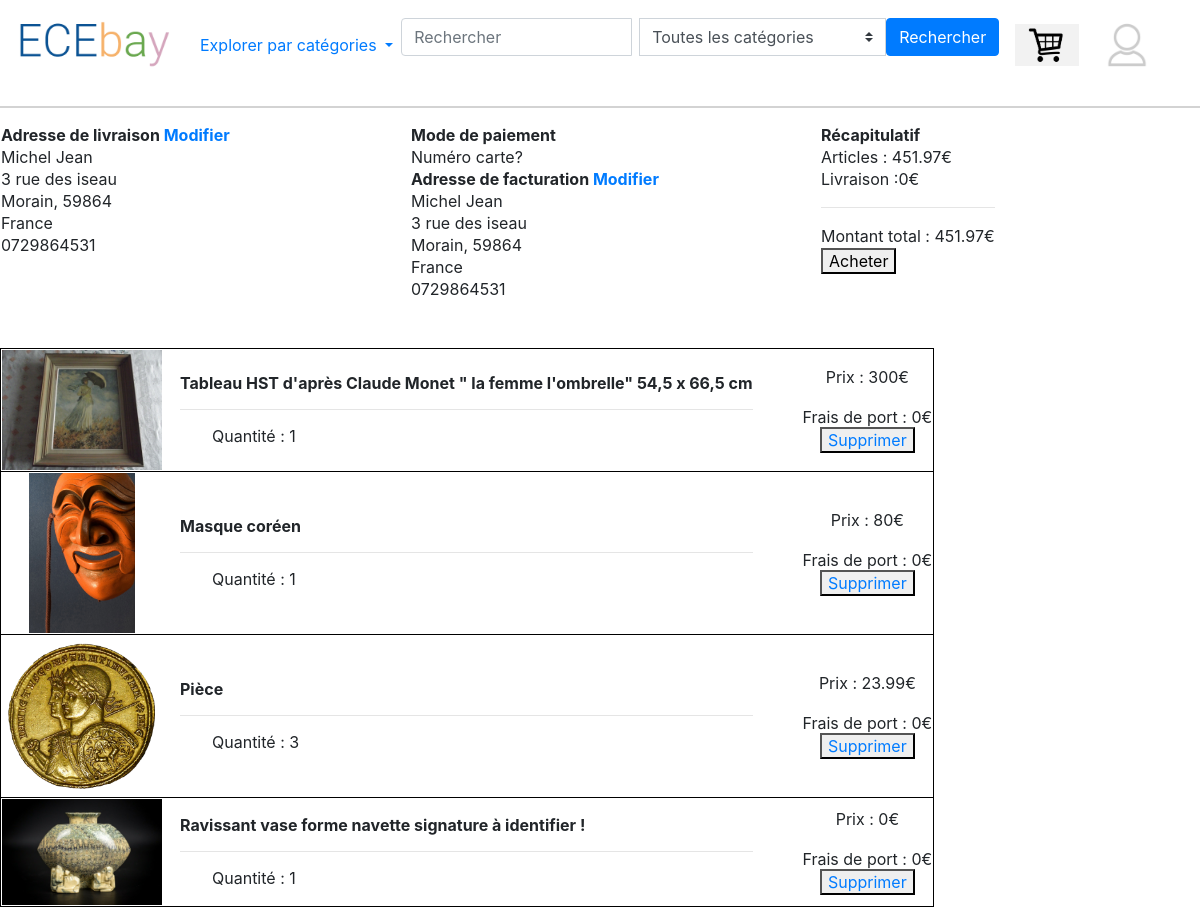
Page /Acheteur/verificationCommande.php (signed in) on the earlier database version.
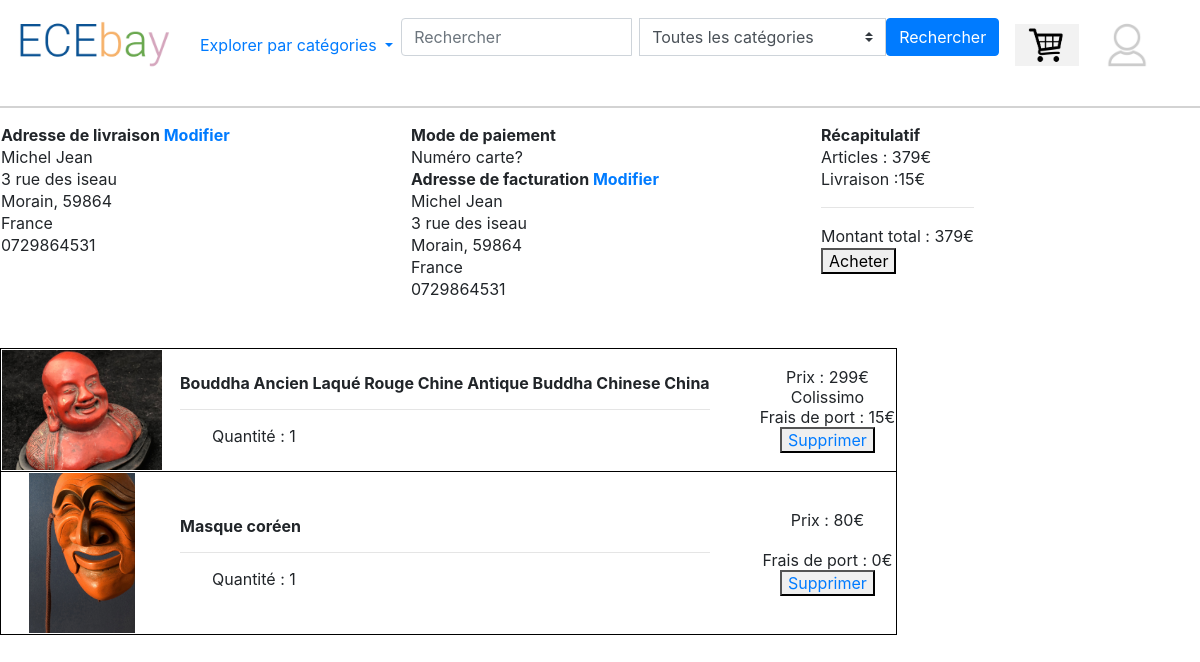
Same page on the later database version.
### tables this page shows
CREATE TABLE IF NOT EXISTS `acheteurs` (
  `ID` int(11) NOT NULL AUTO_INCREMENT,
  `Email` tinytext NOT NULL,
  `Password` tinytext NOT NULL,
  `Nom` tinytext NOT NULL,
  `Prenom` tinytext NOT NULL,
  `ID_Adresse` int(11) NOT NULL,
  `ID_Solde` int(11) NOT NULL,
  `Photo` tinytext NOT NULL,
  `Telephone` tinytext NOT NULL,
  PRIMARY KEY (`ID`),
  UNIQUE KEY `ID_Adresse` (`ID_Adresse`),
  UNIQUE KEY `ID_Solde` (`ID_Solde`)
);

CREATE TABLE IF NOT EXISTS `adresses` (
  `ID` int(11) NOT NULL AUTO_INCREMENT,
  `Nom` tinytext NOT NULL,
  `Adresse_ligne_1` text NOT NULL,
  `Adresse_ligne_2` text NOT NULL,
  `Ville` tinytext NOT NULL,
  `Code_postale` tinytext NOT NULL,
  `Pays` tinytext NOT NULL,
  `Telephone` tinytext NOT NULL,
  PRIMARY KEY (`ID`)
);

CREATE TABLE IF NOT EXISTS `items` (
  `ID` int(11) NOT NULL AUTO_INCREMENT,
  `ID_Vendeur` int(11) NOT NULL,
  `Nom` tinytext NOT NULL,
  `Prix` double NOT NULL,
  `Prix_Encheres` double NOT NULL,
  `Prix_depart_encheres` double NOT NULL,
  `Description` longtext NOT NULL,
  `Categorie` tinytext NOT NULL,
  `Etat` tinytext NOT NULL,
  `Marque` tinytext NOT NULL,
  `Type_de_vente_1` tinytext NOT NULL,
  `Type_de_vente_2` tinytext NOT NULL,
  `Date_MEV` datetime NOT NULL DEFAULT CURRENT_TIMESTAMP,
  `Quantite` int(11) NOT NULL,
  `Type_livraison` tinytext NOT NULL,
  `Frais_de_port` double NOT NULL,
  `Vendu` tinyint(1) NOT NULL,
  PRIMARY KEY (`ID`)
);

CREATE TABLE IF NOT EXISTS `medias` (
  `ID` int(11) NOT NULL AUTO_INCREMENT,
  `ID_Item` int(11) NOT NULL,
  `File` tinytext NOT NULL,
  `indx` int(11) NOT NULL,
  PRIMARY KEY (`ID`)
);

### Acheteur/verificationCommande.php (the view, shortened to what the changed rows need)
<?php
	include '../header.php';
?>
<!DOCTYPE html>
<html>
<head>
	<link rel="stylesheet" href="https://maxcdn.bootstrapcdn.com/bootstrap/4.4.1/css/bootstrap.min.css">
</head>
<body>
	<div class="row">
		<div class="table-responsive col-md-4">
			<table>
				<tr>
					<th>Adresse de livraison <a href="../Acheteur/modifierDeb.php">Modifier</a></th>
				</tr>
				<?php
					$db_handle = mysqli_connect('localhost', 'root', '');
			        $id=(isset($_SESSION["UserID"])?$_SESSION["UserID"]:"");
			        $query = "SELECT * FROM acheteurs WHERE ID_Adresse=".$id."";
			        $result = mysqli_query($db_handle, $query);
			        while($row = $result->fetch_assoc())
		            {
			        $query = "SELECT * FROM adresses WHERE ID=".$row["ID_Adresse"]."";
			        $result = mysqli_query($db_handle, $query);
			        $row2=$result->fetch_assoc();
			        echo'	<tr>
			        			<td>'.$row["Prenom"].'&nbsp;'.$row["Nom"].'</td>
			        		<tr>
			        		<tr>
			        			<td>'.$row2["Adresse_ligne_1"].'&nbsp;'.$row2["Adresse_ligne_2"].'</td>
			        		</tr>
			        		<tr>
			        			<td>'.$row2["Ville"].', '.$row2["Code_postale"].'</td>
			        		<tr>
			        		<tr>
			        			<td>'.$row2["Pays"].'</td>
			        		</tr>
			        		<tr>
			        			<td>'.$row2["Telephone"].'
			        		</tr>';
			    	}
				?>
			</table>
		</div>
		<div class="table-responsive col-md-4">
			<table>
				<tr>
					<th>Mode de paiement</th>
				</tr>
				<tr>
					<th>Adresse de facturation <a href="../Acheteur/modifierDeb.php">Modifier</a></th>
				</tr>
				<?php
					$db_handle = mysqli_connect('localhost', 'root', '');
			        $id=(isset($_SESSION["UserID"])?$_SESSION["UserID"]:"");
			        $query = "SELECT * FROM acheteurs WHERE ID_Adresse=".$id."";
			        $result = mysqli_query($db_handle, $query);
			        while($row = $result->fetch_assoc())
		            {
			        $query = "SELECT * FROM adresses WHERE ID=".$row["ID_Adresse"]."";
			        $result = mysqli_query($db_handle, $query);
			        $row2=$result->fetch_assoc();
			        echo'	<tr>
			        			<td>'.$row["Prenom"].'&nbsp;'.$row["Nom"].'</td>
			        		</tr>
			        		<tr>
			        			<td>'.$row2["Adresse_ligne_1"].'&nbsp;'.$row2["Adresse_ligne_2"].'</td>
			        		</tr>
			        		<tr>
			        			<td>'.$row2["Ville"].', '.$row2["Code_postale"].'</td>
			        		</tr>
			        		<tr>
			        			<td>'.$row2["Pays"].'</td>
			        		</tr>
			        		<tr>
			        			<td>'.$row2["Telephone"].'
			        		</tr>';
			    	}
				?>
			</table>
		</div>
		<div class="table-responsive col-md-4">
			<table>
				<tr>
					<th>Récapitulatif</th>
				</tr>
				<tr>
					<?php
		                $db_handle = mysqli_connect('localhost', 'root', '');
		                $id=(isset($_SESSION["UserID"])?$_SESSION["UserID"]:"");
		                $query = "SELECT * FROM items WHERE ID IN (SELECT Id_Item FROM paniers WHERE ID_Acheteur=".$id.")";
		                $result = mysqli_query($db_handle, $query);
		                $prixTotalArticles=0;
		                $totalfdp=0;
		                while($row = $result->fetch_assoc())
		                {
		                	$prixTotalArticle=$row["Prix"]*$row["Quantite"];
		                    $prixTotalArticles=$prixTotalArticles+$prixTotalArticle;
		                    $totalfdp+=($row["Frais_de_port"]>0)?$row["Frais_de_port"]:0;
		                }
		                echo'<td>Articles : '.$prixTotalArticles.'€</td>
		                    </tr>';
		                echo '<tr>
		                    	<td>Livraison :'.$totalfdp.'€</td>
		                    </tr>
		                    <tr>
		                    	<td><hr styles="border: 1px solid lightgrey;"></td>
		                    </tr>';
						$prixTotal=$prixTotalArticles+$row["Frais_de_port"];
		                echo '<tr>
		                        <td>Montant total : '.$prixTotal.'€</td>
		                    </tr>';
		            ?>
			</table>
		</div>
	</div>
	<br>
	<br>
	<div class="table-responsive">
		<table rules=rows style="border: 1px solid black; border-collapse: collapse;">
			<?php
                $db_handle = mysqli_connect('localhost', 'root', '');
                $ID_Acheteur=(isset($_SESSION["UserID"])?$_SESSION["UserID"]:"");
                $query = "SELECT * FROM items WHERE ID IN (SELECT Id_Item FROM paniers WHERE ID_Acheteur=".$ID_Acheteur.")";
                $result = mysqli_query($db_handle, $query);
                while($row = $result->fetch_assoc())
                {
                    $img = mysqli_query($db_handle, "SELECT File FROM medias WHERE ID_Item=" . $row["ID"] . " AND indx = 0;")->fetch_assoc() ["File"];
                    echo '<tr>
                            <td style="text-align: center"><img style="max-width: 10em; max-height: 10em" src="../UploadedContent/'. (($img!="") ? $img : 'blank.png') . '" ></td>';
                    echo '<td>
                            <div style="margin-left: 1em">
                                <strong>'.$row["Nom"].'</strong>
                                <hr>
                                <div style="margin-left: 2em">
                                    Quantité : '.$row["Quantite"].'
                                </div>
                            </div>
                         </td>
                         <td style="text-align: center;">
                            <div  style="margin-left: 3em;">
                                Prix : '.$row["Prix"].'€<br>
                                '.$row["Type_livraison"].'<br>
                                Frais de port : '.$row["Frais_de_port"].'€<br>
			                    <button><a href="../Produit/supprimerDuPanier.php?id1='.$row["ID"].'&id2='.$ID_Acheteur.'">Supprimer</a>
                            </div>
                         </td>
                   </tr>';
                }
            ?>
		</table>
	</div>
</body>
</html>

Differences in the rows shown:
no longer on this page (row unchanged): items: ID.File (picture), Nom "Tableau HST d'après Claude Monet \" la femme l'ombrelle\" 54,5 x 66,5 cm", Quantite "1", Prix "300", Frais_de_port "0"
no longer on this page (row unchanged): items: ID.File (picture), Nom "Pièce", Quantite "3", Prix "23.99", Frais_de_port "0"
no longer on this page (row unchanged): items: ID.File (picture), Nom "Ravissant vase forme navette signature à identifier !", Quantite "1", Prix "0", Frais_de_port "0"
added items: ID.File (picture), Nom "Bouddha Ancien Laqué Rouge Chine Antique Buddha Chinese China", Quantite "1", Prix "299", Type_livraison "Colissimo", Frais_de_port "15"
Other differences:
$prixTotalArticles: "451.97" → "379"
$totalfdp: "0" → "15"
$prixTotal: "451.97" → "379"
